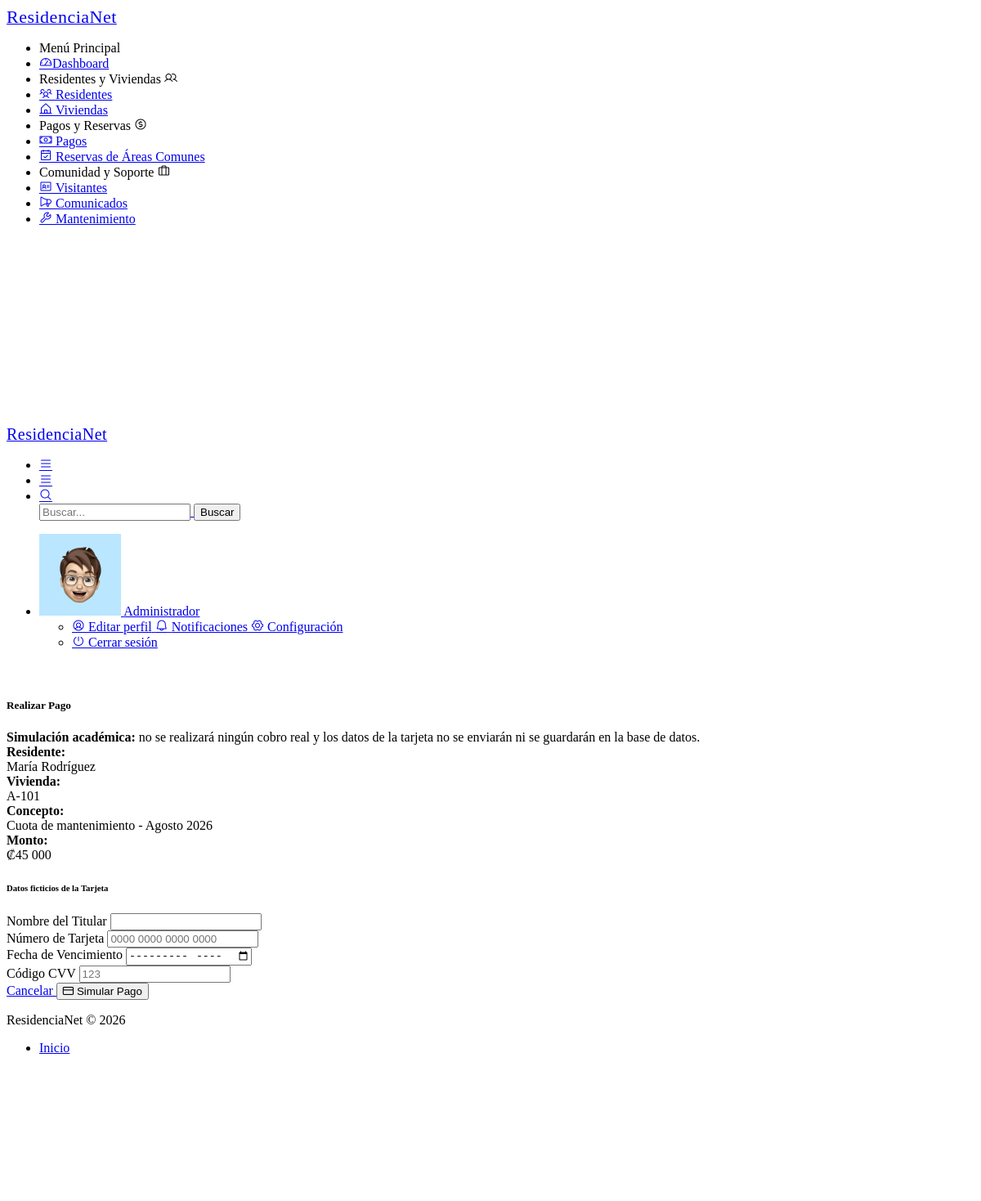
Page /pago/create/2 (signed in) on the committed database.
### tables this page shows
CREATE TABLE IF NOT EXISTS cuotas (
    id INT AUTO_INCREMENT PRIMARY KEY,
    residente_id INT NOT NULL,
    periodo DATE NOT NULL,
    monto DECIMAL(10,2) NOT NULL,
    fecha_vencimiento DATE NOT NULL,
    estado ENUM('Pendiente', 'Pagada') DEFAULT 'Pendiente',
    created_at TIMESTAMP DEFAULT CURRENT_TIMESTAMP,

    FOREIGN KEY (residente_id)
        REFERENCES residentes(id)
        ON DELETE CASCADE,

    UNIQUE (residente_id, periodo)
);

CREATE TABLE IF NOT EXISTS residentes (
    id INT AUTO_INCREMENT PRIMARY KEY,
    nombre VARCHAR(100) NOT NULL,
    cedula VARCHAR(30) NOT NULL UNIQUE,
    vivienda_id INT NOT NULL,
    tipo_residente ENUM('Propietario', 'Inquilino', 'Familiar') NOT NULL,
    telefono VARCHAR(30) NOT NULL,
    correo VARCHAR(100) NOT NULL,
    fecha_ingreso DATE NOT NULL,
    estado ENUM('Activo', 'Inactivo') DEFAULT 'Activo',
    observaciones TEXT,
    created_at TIMESTAMP DEFAULT CURRENT_TIMESTAMP,
    FOREIGN KEY (vivienda_id) REFERENCES viviendas(id)
);

CREATE TABLE IF NOT EXISTS viviendas (
    id INT AUTO_INCREMENT PRIMARY KEY,
    identificador VARCHAR(50) NOT NULL,
    tipo ENUM('Apartamento', 'Casa', 'Local Comercial') NOT NULL,
    propietario VARCHAR(100),
    area DECIMAL(10,2) NOT NULL,
    num_habitantes INT DEFAULT 0,
    estado ENUM('Disponible', 'Ocupada', 'En mantenimiento') DEFAULT 'Disponible',
    observaciones TEXT,
    created_at TIMESTAMP DEFAULT CURRENT_TIMESTAMP
);

### app/controllers/PagoController.php (called while the page is built, shortened)
<?php
require_once '../app/core/Controller.php';
class PagoController extends Controller {
    private $pagoModel;
    public function __construct() {
        $this->pagoModel = $this->model('Pago');
    }
    public function create($id = null) {
        $cuota = $this->pagoModel->getCuotaById($id);
        $this->view('pagos/create', ['cuota' => $cuota]);
    }
}

### app/core/app.php (called while the page is built, shortened)
<?php
class App {
    protected $method = 'index';
    public function __construct() {
        $url = $this->parseUrl();
        if (isset($url[0]) && file_exists('../app/controllers/' . ucfirst($url[0]) . 'Controller.php')) {
            unset($url[0]);
        }
        $this->controller = new $this->controller;
        if (isset($url[1])) {
            if (method_exists($this->controller, $url[1])) {
                $this->method = $url[1];
                unset($url[1]);
            }
        }
        $this->params = $url ? array_values($url) : [];
        call_user_func_array([$this->controller, $this->method], $this->params);
    }
    public function parseUrl() {
        if (isset($_GET['url'])) {
            return explode('/', filter_var(rtrim($_GET['url'], '/'), FILTER_SANITIZE_URL));
        }
        return [];
    }
}

### public/index.php (called while the page is built, shortened)
<?php
require_once '../app/core/app.php';
require_once '../app/core/controller.php';
$app = new App();

### app/config/database.php (called while the page is built, shortened)
<?php
class Database {
    private static $instance = null;
    private $conn;
    private function __construct() {
        try {
            $this->conn = new mysqli(DB_HOST, DB_USER, DB_PASS, DB_NAME);
            $this->conn->set_charset("utf8");
        } catch (mysqli_sql_exception $e) {
            die("Error de conexión a la base de datos. Verifica que MySQL esté encendido y la base '" . DB_NAME . "' exista. Detalle: " . $e->getMessage());
        }
    }
    public static function getInstance() {
        if (!self::$instance) {
            self::$instance = new Database();
        }
        return self::$instance;
    }
    public function getConnection() {
        return $this->conn;
    }
}

### app/models/Pago.php (called while the page is built, shortened)
<?php
require_once '../app/config/database.php';
class Pago {
    private $db;
    public function __construct() {
        $this->db = Database::getInstance()->getConnection();
    }
    public function getCuotaById($id) {
        $query = "SELECT cuotas.*,
                         residentes.nombre AS residente_nombre,
                         residentes.correo AS residente_correo,
                         viviendas.identificador AS vivienda_identificador
                  FROM cuotas
                  JOIN residentes ON cuotas.residente_id = residentes.id
                  JOIN viviendas ON residentes.vivienda_id = viviendas.id
                  WHERE cuotas.id = ?";
        $stmt = $this->db->prepare($query);
        $stmt->bind_param("i", $id);
        $stmt->execute();
        return $stmt->get_result()->fetch_assoc();
    }
}

### app/views/pagos/create.php (the view, shortened to what this page needs)
<?php
include '../app/views/layouts/header.php';
include '../app/views/layouts/sidebar.php';
include '../app/views/layouts/topbar.php';
$meses = [
    1 => 'Enero', 2 => 'Febrero', 3 => 'Marzo', 4 => 'Abril',
    5 => 'Mayo', 6 => 'Junio', 7 => 'Julio', 8 => 'Agosto',
    9 => 'Septiembre', 10 => 'Octubre', 11 => 'Noviembre', 12 => 'Diciembre'
];
$periodoTimestamp = strtotime($cuota['periodo']);
$periodoTexto = $meses[(int)date('n', $periodoTimestamp)] . ' ' . date('Y', $periodoTimestamp);
?>
<div class="pc-container">
    <div class="pc-content">
        <div class="row">
            <div class="col-lg-8 mx-auto">
                <div class="card">
                    <div class="card-header">
                        <h5 class="mb-0">Realizar Pago</h5>
                    </div>
                    <div class="card-body">
                        <div class="alert alert-info">
                            <strong>Simulación académica:</strong>
                            no se realizará ningún cobro real y los datos de la tarjeta no se enviarán ni se guardarán en la base de datos.
                        </div>
                        <div class="card bg-light mb-4">
                            <div class="card-body">
                                <div class="row">
                                    <div class="col-md-6 mb-2">
                                        <strong>Residente:</strong><br>
                                        <?= htmlspecialchars($cuota['residente_nombre']) ?>
                                    </div>
                                    <div class="col-md-6 mb-2">
                                        <strong>Vivienda:</strong><br>
                                        <?= htmlspecialchars($cuota['vivienda_identificador']) ?>
                                    </div>
                                    <div class="col-md-6 mb-2">
                                        <strong>Concepto:</strong><br>
                                        Cuota de mantenimiento - <?= htmlspecialchars($periodoTexto) ?>
                                    </div>
                                    <div class="col-md-6 mb-2">
                                        <strong>Monto:</strong><br>
                                        ₡<?= number_format((float)$cuota['monto'], 0, ',', ' ') ?>
                                    </div>
                                </div>
                            </div>
                        </div>
                        <form
                            id="formulario-pago"
                            method="POST"
                            action="<?= BASE_URL ?>/pago/create/<?= (int)$cuota['id'] ?>"
                            novalidate
                        >
                            <h6 class="mb-3">Datos ficticios de la Tarjeta</h6>
                            <div class="mb-3">
                                <label for="titular" class="form-label">Nombre del Titular</label>
                                <input
                                    type="text"
                                    class="form-control"
                                    id="titular"
                                    autocomplete="off"
                                    required
                                >
                            </div>
                            <div class="mb-3">
                                <label for="numero-tarjeta" class="form-label">Número de Tarjeta</label>
                                <input
                                    type="text"
                                    class="form-control"
                                    id="numero-tarjeta"
                                    maxlength="19"
                                    inputmode="numeric"
                                    autocomplete="off"
                                    placeholder="0000 0000 0000 0000"
                                    required
                                >
                            </div>
                            <div class="row">
                                <div class="col-md-6 mb-3">
                                    <label for="vencimiento" class="form-label">Fecha de Vencimiento</label>
                                    <input
                                        type="month"
                                        class="form-control"
                                        id="vencimiento"
                                        autocomplete="off"
                                        required
                                    >
                                </div>
                                <div class="col-md-6 mb-3">
                                    <label for="cvv" class="form-label">Código CVV</label>
                                    <input
                                        type="password"
                                        class="form-control"
                                        id="cvv"
                                        maxlength="4"
                                        inputmode="numeric"
                                        autocomplete="off"
                                        placeholder="123"
                                        required
                                    >
                                </div>
                            </div>
                            <div class="text-end">
                                <a href="<?= BASE_URL ?>/pago/index" class="btn btn-secondary">
                                    Cancelar
                                </a>
                                <button type="submit" id="boton-pagar" class="btn btn-primary">
                                    <i class="feather icon-credit-card"></i>
                                    Simular Pago
                                </button>
                            </div>
                        </form>
                    </div>
                </div>
            </div>
        </div>
    </div>
</div>
<?php
include '../app/views/layouts/footer.php';
include '../app/views/layouts/scripts.php';
?>

### rows in the picture
cuotas: residente.nombre "María Rodríguez", viviendas.identificador "A-101", periodo "Agosto 2026", monto "45 000"

### other values in the picture
$_SESSION['user_name'] "Administrador"
